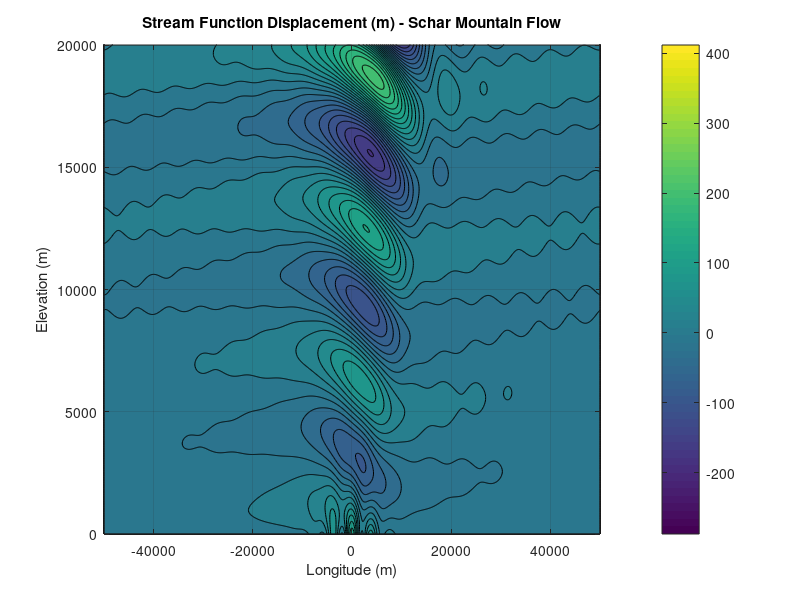
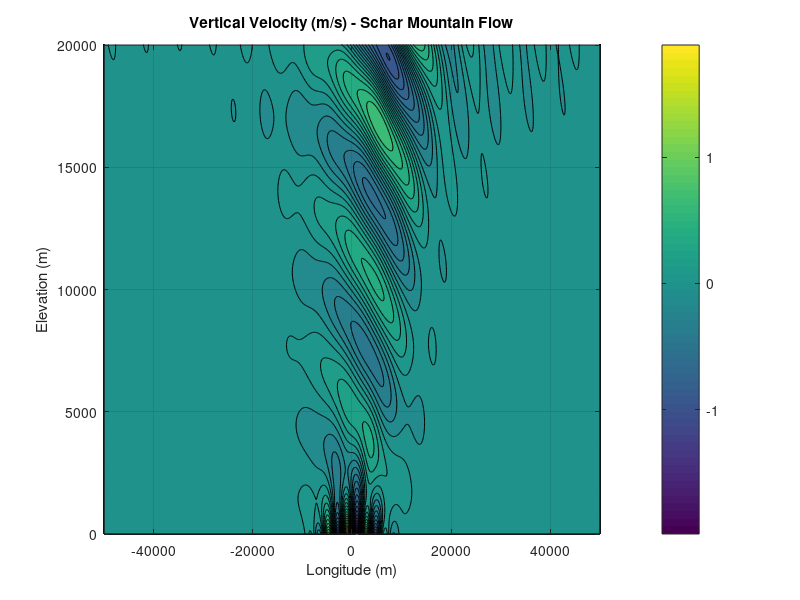
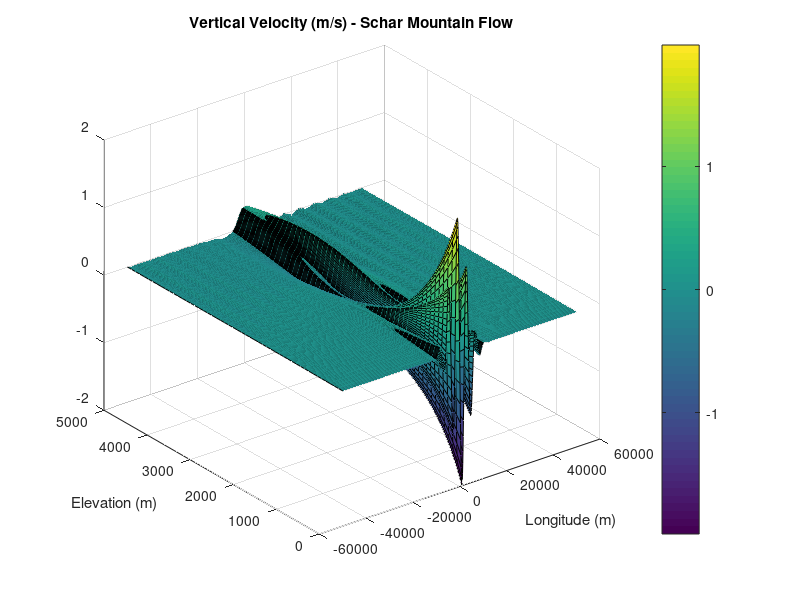

MATLAB code for these plots, in order:
function [X,Z,w] = ScharFlowAnalyticalKlemp()

%% Common physical constants
p0 = 1.0E5;
cp = 1004.5;
Rd = 287.0;
cv = cp - Rd;
T0 = 280.0;
g = 9.80616;
U = 10.0;
N = 0.01;
ac = 5000.0;
hc = 250.0;
lc = 4000.0;

%% Schar Mountain Case
%
nx = 1024;
nz = 256;
x = [-50000.0 50000.0];
z = [0.0 25000.0];
xd = linspace(x(1),x(2),nx);
zd = linspace(z(1),z(2),nz);
nx = length(xd);
nz = length(zd);
LX = abs(x(2)-x(1));
LZ = abs(z(2)-zd(1));
[X,Z] = meshgrid(xd,zd);
% Initialize the transforms of solutions
ETA = 0.0*X';
W = 0.0*X';

% Define the Fourier space for ONE SIDED TRANSFORMS (Smith, 1979)
kxf = (2*pi/LX)*([0:nx/2-1 -nx/2:-1]);
kxh = (2*pi/LX)*(0:nx/2-1);
kx2 = kxh.^2;

% Define the topography function (Schar Moutnain)
hx = hc * exp(-(1/ac)^2 * xd.^2) .* cos((pi/lc) * xd) .* cos((pi/lc) * xd);
hk = fft(hx);

%% Check the inverse transform of the mountain profile
%{
% The analytical transform of the mountain profile (Klemp, 2003) full 2
% sided formula... need only half for the subsequent transform operations
% and is adapted from the reference to include the constant used by Matlab
% in computing fft and ifft (1/nx)
A = 0.25 * ac^2;
KP = 2*pi / lc;
hka = 0.25 * hc * ac / nx * (2 * exp(-A*kxf.^2) + ...
    exp(-A * (KP - kxf).^2) + ...
    exp(-A * (KP + kxf).^2));
HXF = ifft(hkf);
HXA = fftshift(ifft(hka));
figure
plot(xd,real(HXF),xd,real(HXA)); grid on; pause;
%}

rho0 = p0/(Rd*T0);
% Build the transforms of stream function displacement and vertical velocity
for ii=1:nx/2
    beta2 = N^2/U^2 - kx2(ii);
    if beta2 < 0
        beta = sqrt(-beta2);
        arge = -beta;
    elseif beta2 > 0
        beta = sqrt(beta2);
        arge = 1i * beta;
    end
    
    for jj=1:nz
        xid = zd(jj);
        % Compute the smooth, stratified reference fields
        TZ = T0 * exp(N^2/g * xid);
        EXP = g^2 / (cp*T0*N^2) * (exp(-N^2/g*xid) - 1.0) + 1.0;
        rho = p0/(Rd*TZ) * EXP^(cv/Rd);
        
        % One sided transforms double the energy for the inversion
        ETA(ii,jj) = sqrt(rho0/rho) * hk(ii) * exp(arge * xid);
        W(ii,jj) = 1i * kxf(ii) * U * ETA(ii,jj);
    end
end

eta = real(ifft(ETA,[],1));
w = 2 * real(ifft(W,[],1));
%%
figure
contourf(X,Z,eta',40); colorbar; grid on;
ylim([0.0 20000.0]);
title('Stream Function Displacement (m) - Schar Mountain Flow');
xlabel('Longitude (m)');
ylabel('Elevation (m)');
figure
contourf(X,Z,w',40); colorbar; grid on;
ylim([0.0 20000.0]);
title('Vertical Velocity (m/s) - Schar Mountain Flow');
xlabel('Longitude (m)');
ylabel('Elevation (m)');
figure
surf(X,Z,w'); colorbar; grid on;
ylim([0.0 5000.0]);
title('Vertical Velocity (m/s) - Schar Mountain Flow');
xlabel('Longitude (m)');
ylabel('Elevation (m)');
%}
%% Save the data
%
close all;
fileStore = 'AnalyticalSchar.mat';
save(fileStore);
%}